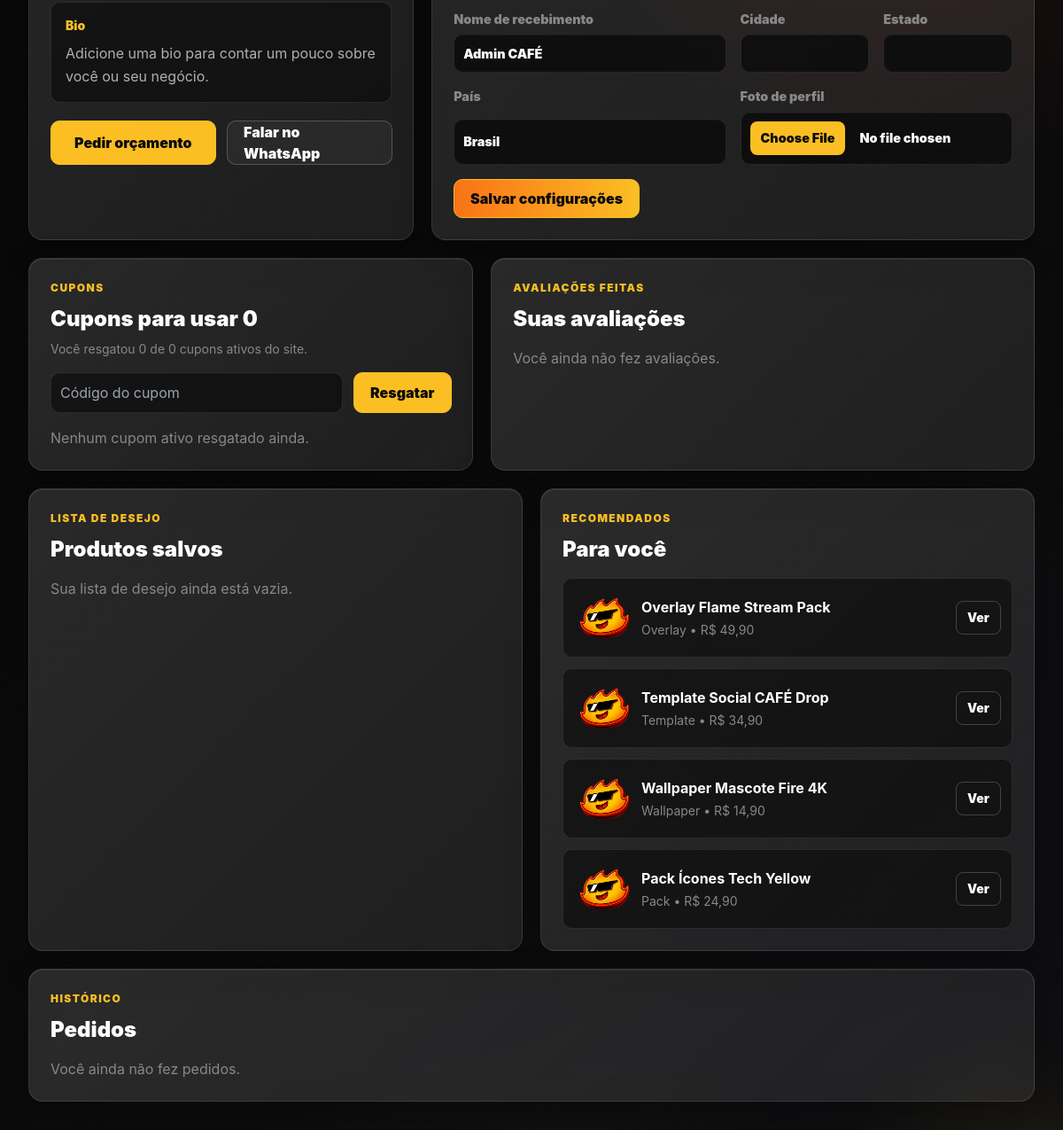
Before: /profile.php (signed in, middle part) with the older database file.
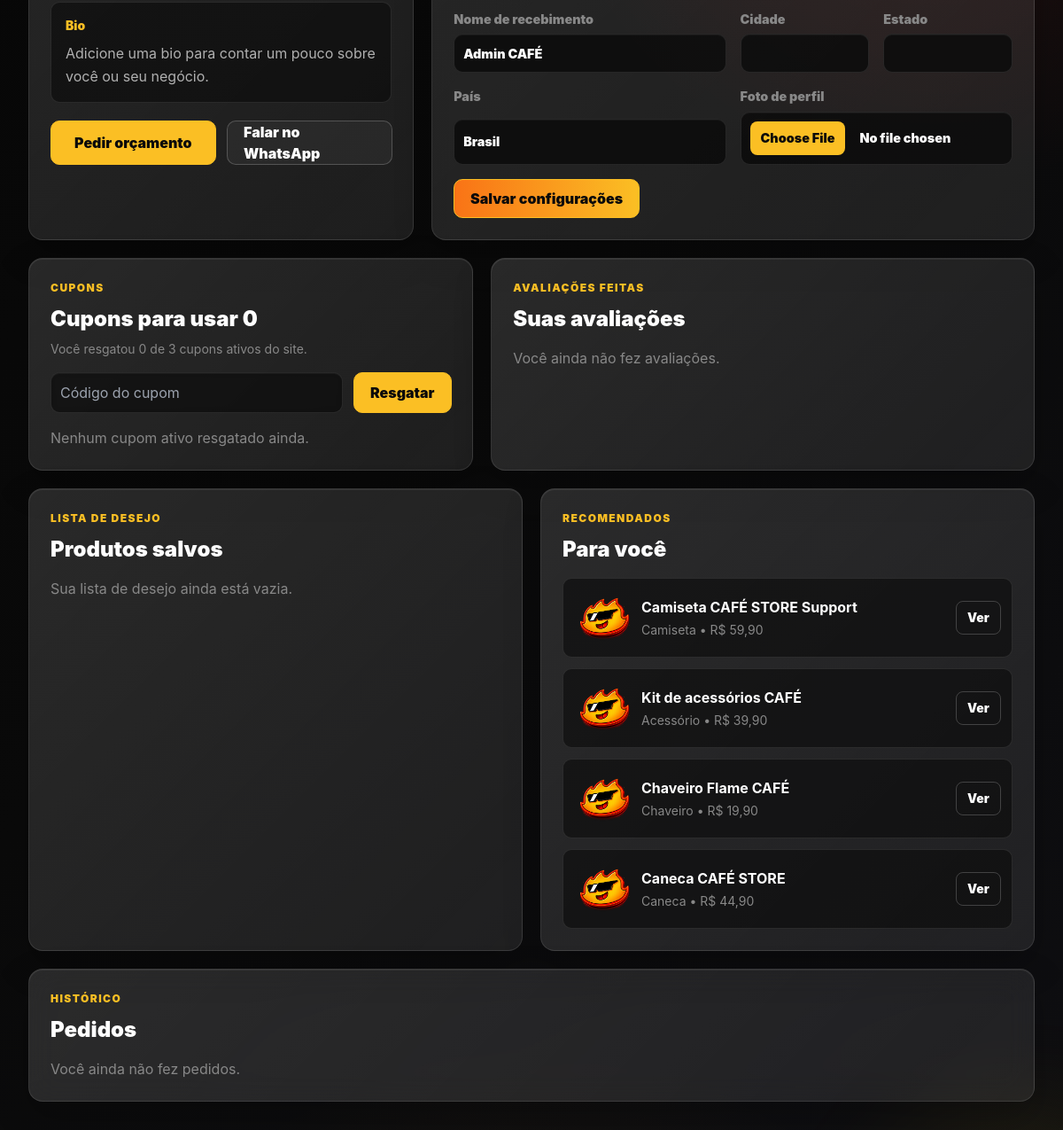
After: the same page with the newer database file.
### tables this page shows
CREATE TABLE products (
  id INT UNSIGNED AUTO_INCREMENT PRIMARY KEY,
  name VARCHAR(160) NOT NULL,
  slug VARCHAR(180) NOT NULL UNIQUE,
  description TEXT,
  short_description VARCHAR(255) NULL,
  price DECIMAL(10,2) NOT NULL DEFAULT 0.00,
  old_price DECIMAL(10,2) NULL,
  category_id INT UNSIGNED NULL,
  stock INT UNSIGNED NOT NULL DEFAULT 0,
  is_digital TINYINT(1) NOT NULL DEFAULT 1,
  image_url VARCHAR(500) NULL,
  main_image_url VARCHAR(500) NULL,
  type VARCHAR(40) NOT NULL DEFAULT 'digital',
  status VARCHAR(40) NOT NULL DEFAULT 'active',
  created_at TIMESTAMP DEFAULT CURRENT_TIMESTAMP,
  updated_at TIMESTAMP NULL DEFAULT NULL ON UPDATE CURRENT_TIMESTAMP,
  CONSTRAINT fk_products_category FOREIGN KEY (category_id) REFERENCES categories(id) ON DELETE SET NULL
);

### config/helpers.php (called while the page is built, shortened)
<?php
function db() {
    static $pdo = null;
    if ($pdo === null) {
        $host = 'db';
        $db   = 'cafe_store';
        $user = 'root';
        $pass = 'root123';
        $charset = 'utf8mb4';
        $dsn = "mysql:host={$host};dbname={$db};charset={$charset}";
        $options = [
            PDO::ATTR_ERRMODE            => PDO::ERRMODE_EXCEPTION,
            PDO::ATTR_DEFAULT_FETCH_MODE => PDO::FETCH_ASSOC,
            PDO::ATTR_EMULATE_PREPARES   => false,
        ];
        try {
            $pdo = new PDO($dsn, $user, $pass, $options);
        } catch (PDOException $e) {
            error_log("Erro de conexão PDO: " . $e->getMessage());
            die("Erro ao conectar com o banco de dados.");
        }
    }
    return $pdo;
}
function url($path = '') {
    return rtrim(BASE_URL, '/') . '/' . ltrim($path, '/');
}
function e($string) {
    return htmlspecialchars($string ?? '', ENT_QUOTES, 'UTF-8');
}
function money($value) {
    return 'R$ ' . number_format((float) $value, 2, ',', '.');
}
function product_image($image_url) {
    if (empty($image_url)) {
        return url('assets/images/mascote.png');
    }
    return url($image_url);
}
function product_main_image(array $product) {
    return product_image($product['main_image_url'] ?? $product['image_url'] ?? '');
}
function product_type_label($type) {
    $labels = [
        'site' => 'Site',
        'landing_page' => 'Landing page',
        'video_curto' => 'Vídeo curto',
        'video_longo' => 'Vídeo longo',
        'web_app' => 'Web aplicação',
        'camiseta' => 'Camiseta',
        'acessorio' => 'Acessório',
        'chaveiro' => 'Chaveiro',
        'caneca' => 'Caneca',
        'moletom' => 'Moletom',
    ];
    return $labels[$type] ?? ucfirst(str_replace('_', ' ', (string) $type));
}

### profile.php (the view, shortened to what the changed rows need)
<?php
require_once __DIR__ . '/config/helpers.php';
$user = current_user();
$couponStmt = db()->prepare("
    SELECT uc.*, c.code, c.title, c.description, c.discount_type, c.discount_value
    FROM user_coupons uc
    JOIN coupons c ON c.id = uc.coupon_id
    WHERE uc.user_id = ? AND uc.status = 'active' AND c.status = 'active' AND (c.expires_at IS NULL OR c.expires_at >= NOW())
    ORDER BY uc.redeemed_at DESC
");
$couponStmt->execute([(int) $user['id']]);
$activeCoupons = $couponStmt->fetchAll();
$totalActiveCoupons = (int) db()->query("SELECT COUNT(*) FROM coupons WHERE status = 'active' AND (expires_at IS NULL OR expires_at >= NOW())")->fetchColumn();
$recommendedStmt = db()->prepare("
    SELECT p.*
    FROM products p
    WHERE p.status = 'active'
      AND p.id NOT IN (SELECT product_id FROM favorites WHERE user_id = ?)
    ORDER BY p.created_at DESC
    LIMIT 4
");
$recommendedStmt->execute([(int) $user['id']]);
$recommended = $recommendedStmt->fetchAll();
include __DIR__ . '/includes/header.php';
?>
<div class="mt-5 grid gap-5 lg:grid-cols-[0.9fr_1.1fr]">
    <section class="rounded-2xl border border-white/10 bg-white/5 p-6 backdrop-blur-lg">
        <p class="mb-2.5 text-[0.75rem] font-black uppercase tracking-[0.12em] text-glow-400">cupons</p>
        <h2 class="m-0 text-2xl font-black text-white">Cupons para usar <?= count($activeCoupons) ?></h2>
        <p class="mt-2 text-sm text-midnight-400">Você resgatou <?= count($activeCoupons) ?> de <?= $totalActiveCoupons ?> cupons ativos do site.</p>
        <form class="mt-4 grid gap-3 sm:grid-cols-[1fr_auto]" method="post">
            <input name="coupon_code" placeholder="Código do cupom" class="min-h-[44px] rounded-[10px] border border-white/10 bg-midnight-950/80 p-2.5 text-white outline-none focus:border-glow-400">
            <button class="inline-flex min-h-[44px] items-center justify-center rounded-[10px] border border-glow-400 bg-glow-400 px-[18px] font-black text-midnight-950" type="submit">Resgatar</button>
        </form>
        <div class="mt-4 grid gap-3">
            <?php if (!$activeCoupons): ?><p class="text-midnight-400">Nenhum cupom ativo resgatado ainda.</p><?php endif; ?>
        </div>
    </section>
    <section class="rounded-2xl border border-white/10 bg-white/5 p-6 backdrop-blur-lg">
        <h2 class="m-0 mb-4 text-2xl font-black text-white">Suas avaliações</h2>
    </section>
</div>
<div class="mt-5 grid gap-5 lg:grid-cols-2">
    <section class="rounded-2xl border border-white/10 bg-white/5 p-6 backdrop-blur-lg">
        <h2 class="m-0 mb-4 text-2xl font-black text-white">Produtos salvos</h2>
    </section>
    <section class="rounded-2xl border border-white/10 bg-white/5 p-6 backdrop-blur-lg">
        <h2 class="m-0 mb-4 text-2xl font-black text-white">Para você</h2>
        <div class="grid gap-3">
            <?php foreach ($recommended as $item): ?>
                <div class="grid items-center gap-3 rounded-[10px] border border-white/10 bg-midnight-950/60 p-3 sm:grid-cols-[64px_1fr_auto]">
                    <img src="<?= e(product_main_image($item)) ?>" alt="<?= e($item['name']) ?>" class="h-16 w-16 rounded-[8px] object-cover">
                    <div>
                        <strong class="text-white"><?= e($item['name']) ?></strong>
                        <p class="mt-1 text-sm text-midnight-400"><?= e(product_type_label($item['type'])) ?> • <?= money((float) $item['price']) ?></p>
                    </div>
                    <a class="inline-flex min-h-[38px] items-center justify-center rounded-[8px] border border-white/20 px-3 text-sm font-black text-white hover:border-glow-400" href="<?= url('product.php?slug=' . urlencode($item['slug'])) ?>">Ver</a>
                </div>
            <?php endforeach; ?>
        </div>
    </section>
</div>
<section class="mt-5 rounded-2xl border border-white/10 bg-white/5 p-6 backdrop-blur-lg">
    <h2 class="m-0 mb-4 text-2xl font-black text-white">Pedidos</h2>
</section>
<?php include __DIR__ . '/includes/footer.php'; ?>

Changed rows visible on the page:
changed products: name "Overlay Flame Stream Pack" → "Camiseta CAFÉ STORE Support"; type "Overlay" → "Camiseta"; price "R$ 49,90" → "R$ 59,90"
changed products: name "Template Social CAFÉ Drop" → "Kit de acessórios CAFÉ"; type "Template" → "Acessório"; price "R$ 34,90" → "R$ 39,90"
changed products: name "Wallpaper Mascote Fire 4K" → "Chaveiro Flame CAFÉ"; type "Wallpaper" → "Chaveiro"; price "R$ 14,90" → "R$ 19,90"
changed products: name "Pack Ícones Tech Yellow" → "Caneca CAFÉ STORE"; type "Pack" → "Caneca"; price "R$ 24,90" → "R$ 44,90"
Other visible differences:
$totalActiveCoupons: "0" → "3"
